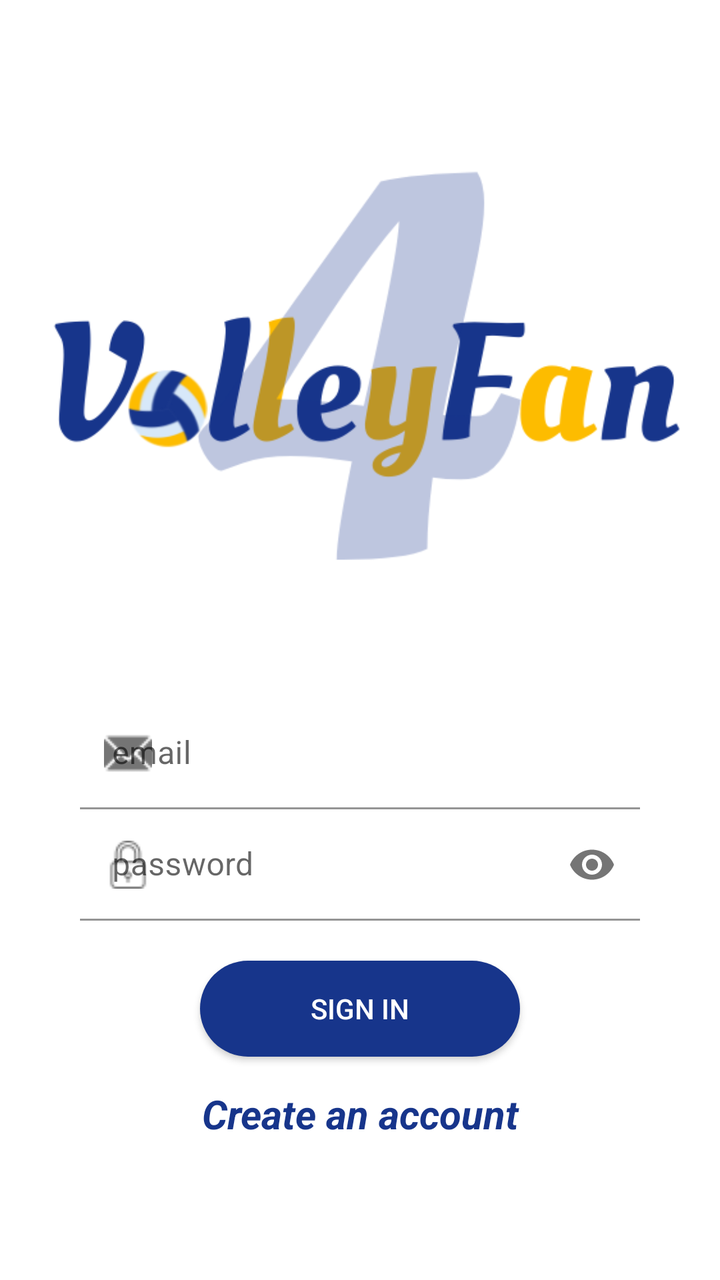
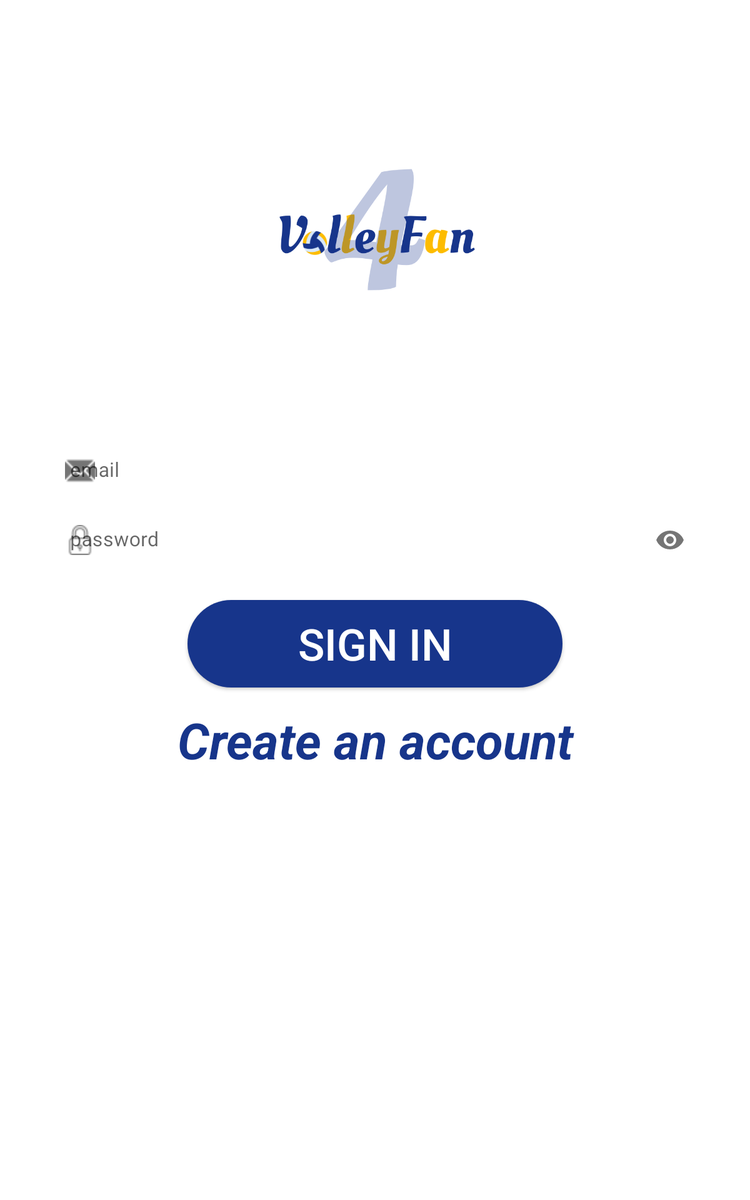

Compare how this app lays out the same screen by default and in its alternative resource folder. The renders come first, then the two layout files and the values they reference.
<!-- AndroidManifest.xml: application theme Theme.MobileAppVolley -->
<!-- res/layout/fragment_login.xml -->
<?xml version="1.0" encoding="utf-8"?>
<layout xmlns:android="http://schemas.android.com/apk/res/android"
    xmlns:app="http://schemas.android.com/apk/res-auto"
    xmlns:tools="http://schemas.android.com/tools">

    <data>
        <variable
            name="callback"
            type="com.example.mobileappvolley.fragment.auth.FragmentLogin" />
    </data>

    <RelativeLayout
        android:layout_width="match_parent"
        android:layout_height="match_parent"
        android:padding="20dp"
        tools:context=".fragment.auth.FragmentLogin">

        <com.google.android.material.textfield.TextInputLayout
            android:id="@+id/textField"
            android:layout_width="match_parent"
            android:layout_height="wrap_content"
            android:layout_below="@+id/imageView"
            android:layout_alignParentStart="true"

            android:layout_alignParentEnd="true"
            android:layout_marginStart="20dp"
            android:layout_marginTop="0dp"
            android:layout_marginEnd="20dp"
            android:hint="email"
            app:boxBackgroundColor="@color/white"
            app:startIconDrawable="@drawable/email"
            >

            <com.google.android.material.textfield.TextInputEditText
                android:id="@+id/inputEmailText"
                android:layout_width="match_parent"
                android:layout_height="wrap_content"
                android:layout_below="@+id/imageView"
                android:layout_centerHorizontal="true"

                android:inputType="textEmailAddress" />
        </com.google.android.material.textfield.TextInputLayout>

        <com.google.android.material.textfield.TextInputLayout
            android:id="@+id/textField2"
            android:layout_width="match_parent"
            android:layout_height="wrap_content"
            android:layout_below="@+id/textField"
            android:layout_alignParentStart="true"
            android:layout_alignParentEnd="true"
            android:layout_marginStart="20dp"
            android:layout_marginTop="0dp"
            android:layout_marginEnd="20dp"
            android:hint="password"
            app:boxBackgroundColor="@color/white"
            app:endIconMode="password_toggle"
            app:startIconDrawable="@drawable/padlock">

            <com.google.android.material.textfield.TextInputEditText
                android:id="@+id/editTextPassword"
                android:layout_width="match_parent"
                android:layout_height="wrap_content"
                android:layout_below="@+id/textField"
                android:layout_centerHorizontal="true"
                android:layout_marginTop="0dp"
                android:ems="10"

                android:inputType="textPassword" />
        </com.google.android.material.textfield.TextInputLayout>

        <androidx.appcompat.widget.AppCompatButton
            android:id="@+id/normalSignInButton"
            android:layout_width="wrap_content"
            android:layout_height="wrap_content"
            android:layout_below="@id/textField2"
            android:layout_alignParentStart="true"
            android:layout_alignParentEnd="true"
            android:layout_centerVertical="true"
            android:layout_marginStart="80dp"
            android:layout_marginTop="20dp"
            android:layout_marginEnd="80dp"
            android:background="@drawable/button_login"
            android:onClick='@{() -> callback.onSubmit()}'
            android:text="Sign In"
            android:textColor="@color/white" />

        <ImageView
            android:id="@+id/imageView"
            android:layout_width="391dp"
            android:layout_height="329dp"
            android:layout_alignParentTop="true"
            android:layout_alignParentEnd="true"
            android:layout_marginTop="0dp"
            android:layout_marginEnd="0dp"
            app:srcCompat="@drawable/logo" />

        <TextView
            android:id="@+id/signUpText"
            android:layout_width="wrap_content"
            android:layout_height="wrap_content"
            android:layout_below="@+id/normalSignInButton"
            android:layout_alignParentStart="true"
            android:layout_alignParentEnd="true"
            android:layout_marginStart="60dp"
            android:layout_marginTop="15dp"

            android:layout_marginEnd="60dp"
            android:onClick='@{() -> callback.onSignUpTextClick()}'
            android:text="Create an account"
            android:textAlignment="center"
            android:textColor="#17358b"
            android:textSize="20sp"
            android:textStyle="bold|italic" />
    </RelativeLayout>

</layout>
<!-- resources referenced by this layout -->
<resources>
  <color name="white">#FFFFFFFF</color>
  <!-- drawable button_login (drawable-v24) -->
  <?xml version="1.0" encoding="utf-8"?>
  <shape xmlns:android="http://schemas.android.com/apk/res/android">
      <corners
          android:radius="100dp"
          />
      <solid
          android:color="@color/main_color"
          />
      <padding
          android:left="0dp"
          android:top="0dp"
          android:right="0dp"
          android:bottom="0dp"
          />
  
  </shape>
  <!-- drawable email: png bitmap (drawable, 1242 bytes) -->
  <!-- drawable logo: png bitmap (drawable, 42967 bytes) -->
  <!-- drawable padlock: png bitmap (drawable, 1563 bytes) -->
  <style name="Theme.MobileAppVolley" parent="Theme.MaterialComponents.DayNight.DarkActionBar">
          <item name="windowNoTitle">true</item>
          <item name="windowActionBar">false</item>
          
          <item name="colorPrimary">@color/purple_500</item>
          <item name="colorPrimaryVariant">@color/black</item>
          <item name="colorOnPrimary">@color/white</item>
          
          <item name="colorSecondary">@color/teal_200</item>
          <item name="colorSecondaryVariant">@color/teal_700</item>
          <item name="colorOnSecondary">@color/black</item>
          
          <item name="android:statusBarColor" tools:targetApi="l">?attr/colorPrimaryVariant</item>
          
      </style>
  <color name="main_color">#17358b</color>
  <color name="purple_500">#FF6200EE</color>
  <color name="black">#FF000000</color>
  <color name="teal_200">#FF03DAC5</color>
  <color name="teal_700">#FF018786</color>
</resources>
<!-- res/layout-sw600dp/fragment_login.xml (the repository's variant of the layout above) -->
<!-- drawn on a 7-inch tablet held upright -->
<?xml version="1.0" encoding="utf-8"?>
<layout xmlns:android="http://schemas.android.com/apk/res/android"
    xmlns:app="http://schemas.android.com/apk/res-auto"
    xmlns:tools="http://schemas.android.com/tools">

    <data>
        <variable
            name="callback"
            type="com.example.mobileappvolley.fragment.auth.FragmentLogin" />
    </data>

    <RelativeLayout
        android:layout_width="match_parent"
        android:layout_height="match_parent"
        android:padding="20dp"
        tools:context=".fragment.auth.FragmentLogin">

        <com.google.android.material.textfield.TextInputLayout
            android:id="@+id/textField"
            android:layout_width="match_parent"
            android:layout_height="wrap_content"
            android:layout_below="@+id/imageView"
            android:layout_alignParentStart="true"

            android:layout_alignParentEnd="true"
            android:layout_marginStart="20dp"
            android:layout_marginTop="0dp"
            android:layout_marginEnd="20dp"
            android:hint="email"
            app:boxBackgroundColor="@color/white"
            app:startIconDrawable="@drawable/email"
            app:boxStrokeWidth="0dp"
            >

            <com.google.android.material.textfield.TextInputEditText
                android:id="@+id/inputEmailText"
                android:layout_width="match_parent"
                android:layout_height="wrap_content"
                android:layout_below="@+id/imageView"
                android:layout_centerHorizontal="true"

                android:inputType="textEmailAddress" />
        </com.google.android.material.textfield.TextInputLayout>

        <com.google.android.material.textfield.TextInputLayout
            android:id="@+id/textField2"
            android:layout_width="match_parent"
            android:layout_height="wrap_content"
            android:layout_below="@+id/textField"
            android:layout_alignParentStart="true"
            android:layout_alignParentEnd="true"
            android:layout_marginStart="20dp"
            android:layout_marginTop="0dp"
            android:layout_marginEnd="20dp"
            android:hint="password"
            app:boxBackgroundColor="@color/white"
            app:endIconMode="password_toggle"
            app:startIconDrawable="@drawable/padlock"
            app:boxStrokeWidth="0dp">

            <com.google.android.material.textfield.TextInputEditText
                android:id="@+id/editTextPassword"
                android:layout_width="match_parent"
                android:layout_height="wrap_content"
                android:layout_below="@+id/textField"
                android:layout_centerHorizontal="true"
                android:layout_marginTop="0dp"
                android:ems="10"

                android:inputType="textPassword" />
        </com.google.android.material.textfield.TextInputLayout>

        <androidx.appcompat.widget.AppCompatButton
            android:id="@+id/normalSignInButton"
            android:layout_width="wrap_content"
            android:layout_height="70dp"
            android:layout_below="@id/textField2"
            android:layout_alignParentStart="true"
            android:layout_alignParentEnd="true"
            android:layout_marginStart="130dp"
            android:layout_marginTop="20dp"
            android:layout_marginEnd="130dp"
            android:background="@drawable/button_login"
            android:onClick='@{() -> callback.onSubmit()}'
            android:text="Sign In"
            android:textColor="@color/white"
            android:textSize="35sp" />

        <ImageView
            android:id="@+id/imageView"
            android:layout_width="391dp"
            android:layout_height="329dp"
            android:layout_alignParentStart="true"
            android:layout_alignParentTop="true"
            android:layout_alignParentEnd="true"
            android:layout_marginStart="200dp"
            android:layout_marginTop="0dp"
            android:layout_marginEnd="200dp"
            app:srcCompat="@drawable/logo" />

        <TextView
            android:id="@+id/signUpText"
            android:layout_width="wrap_content"
            android:layout_height="wrap_content"
            android:layout_below="@+id/normalSignInButton"
            android:layout_alignParentStart="true"
            android:layout_alignParentEnd="true"
            android:layout_marginStart="60dp"
            android:layout_marginTop="15dp"

            android:layout_marginEnd="60dp"
            android:onClick='@{() -> callback.onSignUpTextClick()}'
            android:text="Create an account"
            android:textAlignment="center"
            android:textColor="#17358b"
            android:textSize="40sp"
            android:textStyle="bold|italic" />
    </RelativeLayout>

</layout>
